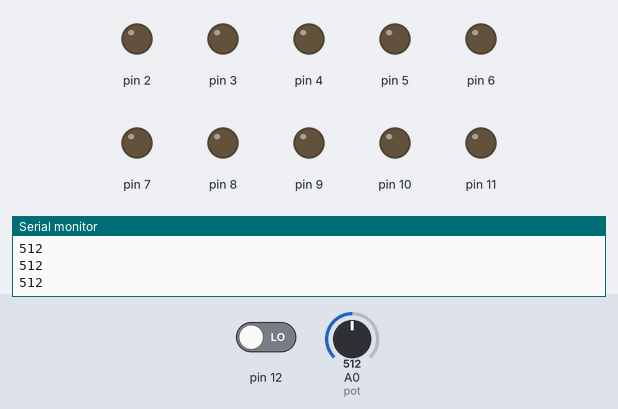
Bench run of a sketch on a simulated Arduino Uno, built with avr-gcc and run on an emulated ATmega328P. Shown: output pins drawn as LEDs (lit = HIGH), the last lines printed to the serial monitor. Inputs (shaded band) come from the test bench; at power-on: pin 12 LOW, A0 (pot) = 512.

Above: at 1.2 s.
1.3 s: pin 12 driven HIGH
At 1.8 s:
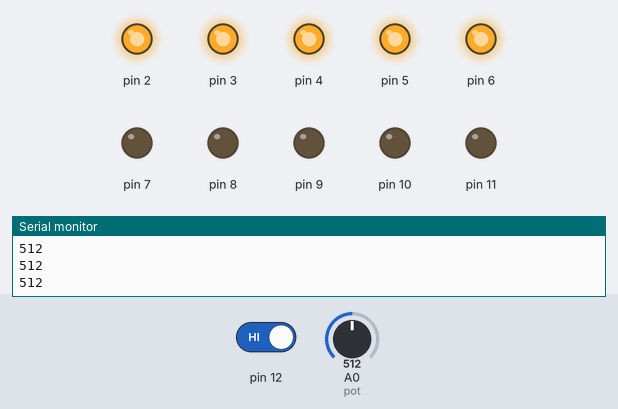
2.9 s: A0 (pot) set to 398
At 4.2 s:
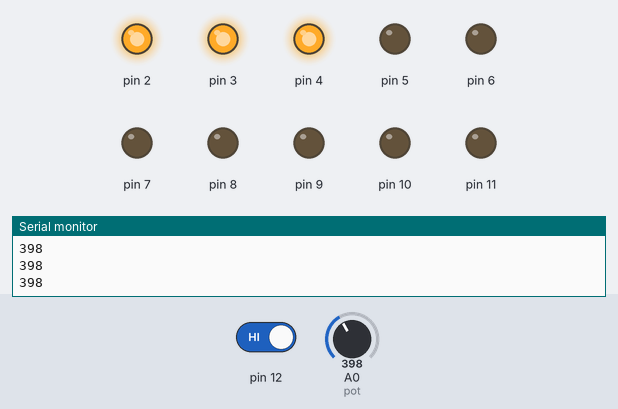
4.5 s: A0 (pot) set to 306
At 5.7 s:
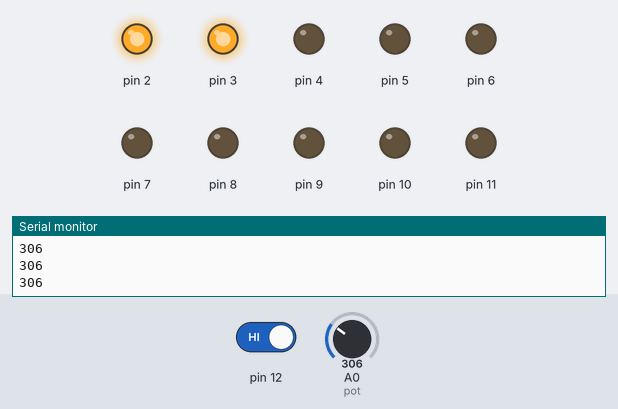
6.1 s: A0 (pot) set to 194
At 7.0 s:
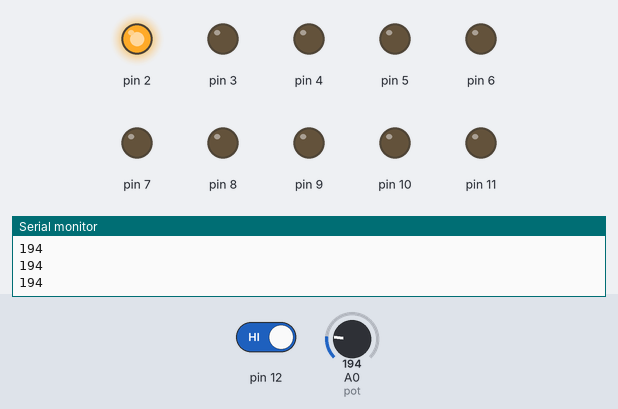
7.7 s: A0 (pot) set to 716
At 8.3 s:
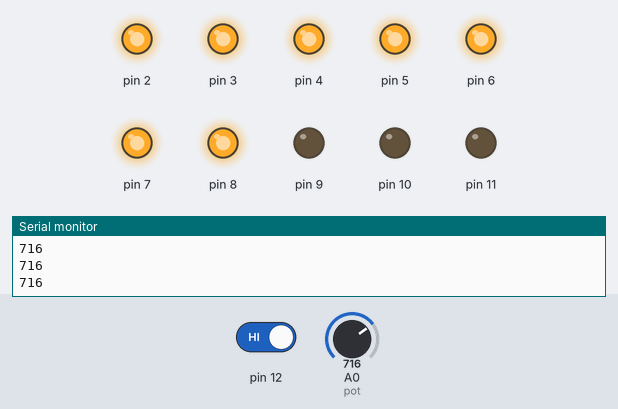
9.3 s: A0 (pot) set to 900
At 10.8 s:
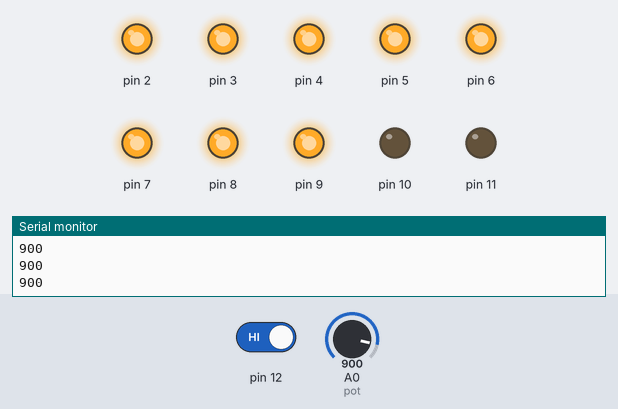
Timing chart, 0 to 11.9 s (numbered marks = the images above; inputs shaded):
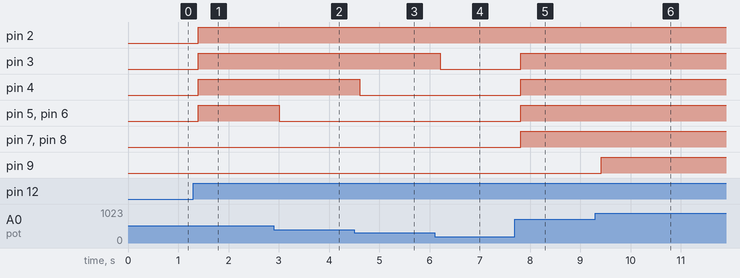

The sketch:

codigo.ino
```cpp
const int pot = 0;

int var1 = 0;
int var2 = 12;


void setup()
{
  pinMode(2, OUTPUT);
  pinMode(3, OUTPUT);
  pinMode(4, OUTPUT);
  pinMode(5, OUTPUT);
  pinMode(6, OUTPUT);
  pinMode(7, OUTPUT);
  pinMode(8, OUTPUT);
  pinMode(9, OUTPUT);
  pinMode(10, OUTPUT);
  pinMode(11, OUTPUT);
  pinMode(12, INPUT);
  Serial.begin(9600);
}

void loop()
{
  var1 = analogRead(pot);
  var2 = digitalRead(12);
  Serial.println(var1);

  if(var2){

  if(var1 > 102){
  digitalWrite(2,HIGH);
  }else{
  digitalWrite(2,LOW);
  }

  if(var1 > 204){
  digitalWrite(3,HIGH);
  }else{
  digitalWrite(3,LOW);
  }

  if(var1 > 306){
  digitalWrite(4,HIGH);
  }else{
  digitalWrite(4,LOW);
  }

  if(var1 > 408){
  digitalWrite(5,HIGH);
  }else{
  digitalWrite(5,LOW);
  }

  if(var1 > 510){
  digitalWrite(6,HIGH);
  }else{
  digitalWrite(6, LOW);
  }

  if(var1 > 612){
  digitalWrite(7,HIGH);
  }else{
  digitalWrite(7, LOW);
  }

  if(var1 > 714){
  digitalWrite(8,HIGH);
  }else{
  digitalWrite(8, LOW);
  }

  if(var1 > 816){
  digitalWrite(9,HIGH);
  }else{
  digitalWrite(9, LOW);
  }

  if(var1 > 918){
  digitalWrite(10,HIGH);
  }else{
  digitalWrite(10, LOW);
  }

  if(var1 > 1020){
  digitalWrite(11,HIGH);
  }else{
  digitalWrite(11, LOW);
  }
  }

  delay(200);
}
```

Measured:
- after the input at 1.3 s, pin 2–6: LOW → HIGH after 0.10 s
- after the input at 2.9 s, pin 5, pin 6: HIGH → LOW after 0.11 s
- after the input at 4.5 s, pin 4: HIGH → LOW after 0.11 s
- after the input at 6.1 s, pin 3: HIGH → LOW after 0.11 s
- after the input at 7.7 s, pin 3–8: LOW → HIGH after 0.11 s
- after the input at 9.3 s, pin 9: LOW → HIGH after 0.12 s
